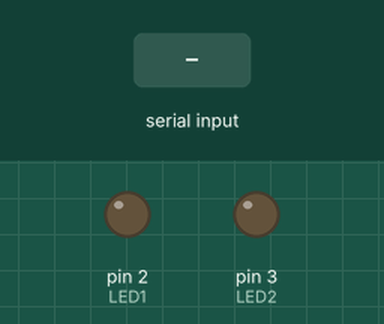
This sketch was run on a simulated Arduino Uno, built with avr-gcc and run on an emulated ATmega328P. Parts: output pins drawn as LEDs (lit = HIGH). The test bench sets the inputs (shaded band).

Above: at 1.2 s.
1.3 s: "1" received over the second serial link
At 2.0 s:
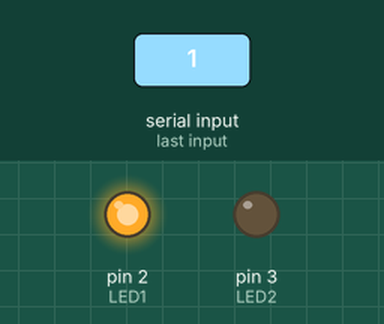
2.8 s: "2" received over the second serial link
At 3.1 s:
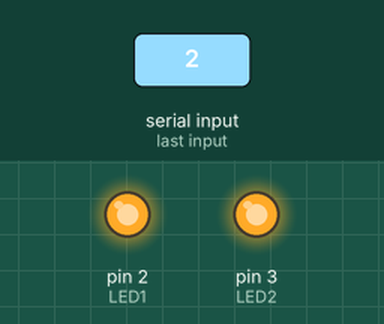
4.3 s: "1" received over the second serial link
At 5.5 s:
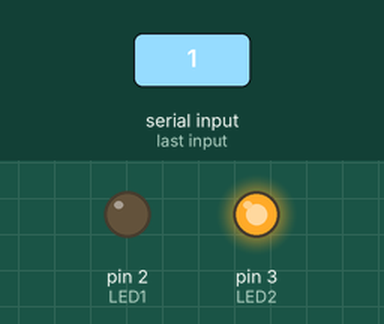
Timing chart, 0 to 7.3 s (numbered marks = the images above; inputs shaded):
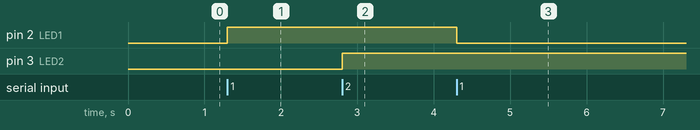

Measured:
- after the input at 1.3 s, pin 2 (LED1): LOW → HIGH at once
- after the input at 2.8 s, pin 3 (LED2): LOW → HIGH at once
- after the input at 4.3 s, pin 2 (LED1): HIGH → LOW at once

The sketch:

ex3.ino
```cpp
#include <SoftwareSerial.h>

SoftwareSerial wirelessNetworkYT(0, 1);

char DAT;
int LED1 = 2;
int LED2 = 3;
int cont1=0;
int cont2=0;
void setup() {
  wirelessNetworkYT.begin(38400);
  pinMode(LED1, OUTPUT);
  pinMode(LED2, OUTPUT);
}

void loop() {
  //digitalWrite(GREENLED,HIGH);
  if (wirelessNetworkYT.available()){
    DAT = wirelessNetworkYT.read();
    if (DAT == '1'){
      if(cont1==0){digitalWrite(LED1, HIGH);cont1=1;}
      else {
        digitalWrite(LED1, LOW);
        cont1=0;}
      }

    if (DAT == '2'){
      if(cont2==0){digitalWrite(LED2, HIGH);cont2=1;}
      else {
        digitalWrite(LED2, LOW);
        cont2=0;}
      }


  }
}
```
